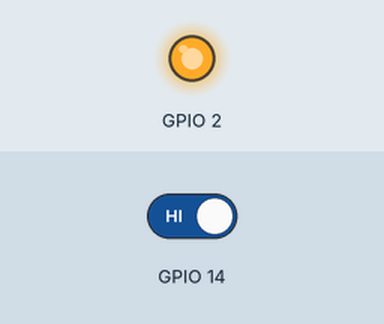
A sketch run on a simulated ESP8266 (NodeMCU). Shown: output pins drawn as LEDs (lit = HIGH, except the on-board LED, lit = LOW). The inputs (shaded band) are chosen by the test bench; at power-on: GPIO 14 HIGH. WiFi joins after 1.5 s; servers stay silent unless stated; uploads are accepted with an empty reply; what the sketch prints to the serial monitor is not drawn.

Above: at 2.7 s.
2.8 s: GPIO 14 driven LOW
At 4.4 s:
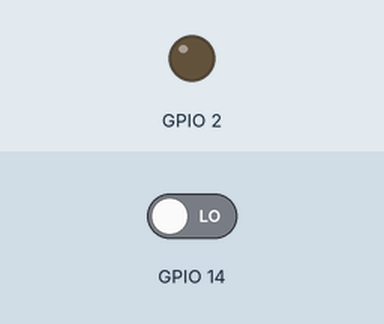
Timing chart, 0 to 5.9 s (numbered marks = the images above; inputs shaded):
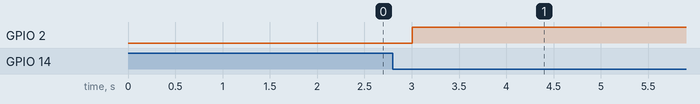

The sketch:

wifi_power_meter_reader_nopassword.ino
```cpp
#include <ESP8266WiFi.h>
#include <ESP8266HTTPClient.h>
#include <WiFiClient.h>

const char* ssid = "dit_ssid";
const char* password = "din_wpa_kode";

String serverName = "http://192.168.1.190:1880/storepower1.php";

unsigned long pwr;
bool newData;
float prevMillis;
float currentMillis;


void ICACHE_RAM_ATTR ISR() {
  currentMillis = millis();
  newData = true;
}


void setup() {
  Serial.begin(115200);

  WiFi.begin(ssid, password);
  Serial.println("Connecting");
  while(WiFi.status() != WL_CONNECTED) {
    delay(500);
    Serial.print(".");
  }
  Serial.println("");
  Serial.print("Connected to WiFi network with IP Address: ");
  Serial.println(WiFi.localIP());

  Serial.println("Timer set to 5 seconds (timerDelay variable), it will take 5 seconds before publishing the first reading.");

   pinMode(14, INPUT);
   pinMode(BUILTIN_LED, OUTPUT);

  attachInterrupt(digitalPinToInterrupt(14), ISR, FALLING);

}

void loop() {
  // Send an HTTP POST request depending on timerDelay
  if (newData) {
    //Check WiFi connection status
    if(WiFi.status()== WL_CONNECTED){
      WiFiClient client;
      HTTPClient http;

      digitalWrite(BUILTIN_LED, LOW);

      Serial.print("time = ");
      Serial.println(currentMillis-prevMillis);

      Serial.print("3600/(currentMillis-prevMillis) = ");
      Serial.println(3600/(currentMillis-prevMillis));
      //pwr = currentMillis-prevMillis;

      pwr = long(1000*(3600/(currentMillis-prevMillis)));

      Serial.print("pwr = ");
      Serial.println(pwr);


      prevMillis = currentMillis;

      // t= tid siden sidste puls i sekunder
      String serverPath = serverName + "?t=" + String(pwr);

      Serial.print("serverPath = ");
      Serial.println(serverPath);


      // Your Domain name with URL path or IP address with path
      http.begin(client, serverPath.c_str());

      // Send HTTP GET request
      int httpResponseCode = http.GET();

      if (httpResponseCode>0) {
        Serial.print("HTTP Response code: ");
        Serial.println(httpResponseCode);
        String payload = http.getString();
        Serial.println(payload);
      }
      else {
        Serial.print("Error code: ");
        Serial.println(httpResponseCode);
      }
      // Free resources
      http.end();
    }
    else {
      Serial.println("WiFi Disconnected");
    }
    newData = false;
    digitalWrite(BUILTIN_LED, HIGH);

  }
}
```

Measured:
- after the input at 2.8 s, GPIO 2: LOW → HIGH after 0.21 s
